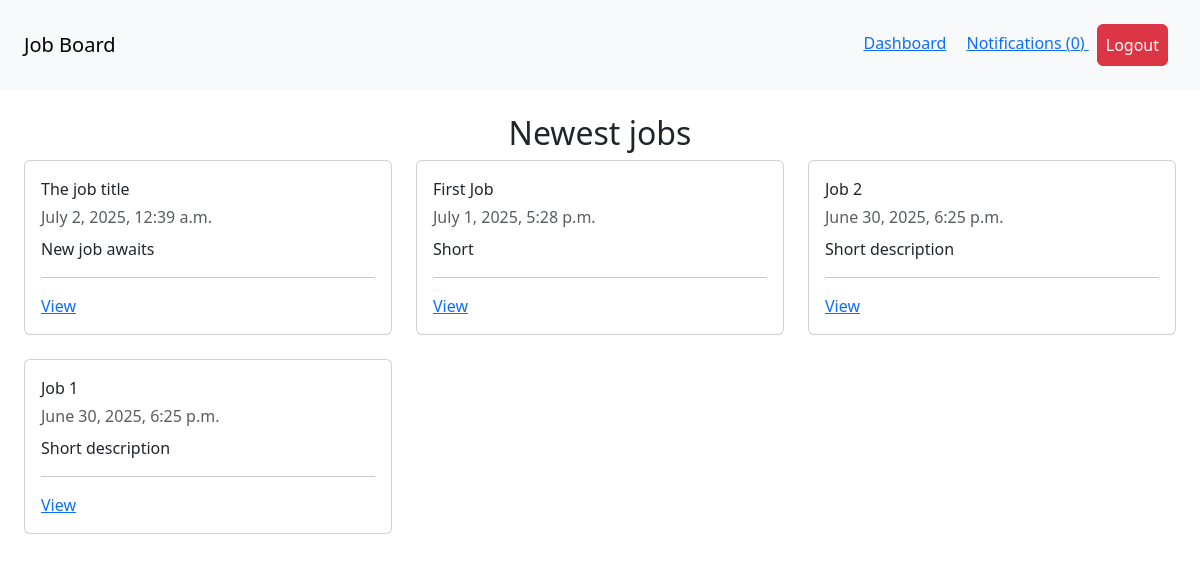
/ (signed in), run on the app's committed database.
### job/models.py (models this page shows, shortened)
class Job(models.Model):
  SIZE_1_9 = 'size_1-9'
  SIZE_10_49 = 'size_10-49'
  SIZE_50_99 = 'size_50-99'
  SIZE_100 = 'size_100'
  CHOICES_SIZE = (
    (SIZE_1_9, '1-9'),
    (SIZE_10_49, '10-49'),
    (SIZE_50_99, '50-99'),
    (SIZE_100, '100+'),
  )
  title = models.CharField(max_length=255)
  short_description = models.TextField()
  long_description = models.TextField(blank=True, null=True)
  company_name = models.CharField(max_length=255)
  company_address = models.CharField(max_length=255, blank=True, null=True)
  company_zipcode = models.CharField(max_length=255, blank=True, null=True)
  company_place = models.CharField(max_length=255, blank=True, null=True)
  company_country = models.CharField(max_length=255, blank=True, null=True)
  company_size = models.CharField(max_length=20, choices=CHOICES_SIZE, default=SIZE_1_9)
  created_by = models.ForeignKey(User, on_delete=models.CASCADE, related_name='jobs')
  created_at = models.DateTimeField(auto_now_add=True)
  changed_at = models.DateTimeField(auto_now=True)

### core/views.py (the view)
# urls.py: path('', frontpage, name='frontpage'),
def frontpage(request):
  jobs = Job.objects.order_by('-created_at')
  return render(request, 'core/frontpage.html', {
    'jobs': jobs
  })

### notification/context_processors.py (called while the page is built)
def notifications(request):
  if request.user.is_authenticated:
    return {'notifications': request.user.notifications.filter(is_read=False)}
  else:
    return {'notifications': []}

### core/templates/core/frontpage.html
{% extends 'core/base.html'%}
{%block content%}
<h2 class="text-center">Newest jobs</h2>
<div class="row">
  {%for job in jobs%}
  <div class="col-4 mb-4">
    <div class="card">
      <div class="card-body">
        <p class="card-title">{{job.title}}</p>
        <p class="card-subtitle mb-2 text-body-secondary">{{job.created_at}}</p>
        <p class="card-text">{{job.short_description}}</p>
        <hr>
        <a href="{%url 'job_detail' job.id%}">View</a>
      </div>
    </div>
  </div>
 {%endfor%}
</div>
{%endblock%}

### data on the page
Job: title "The job title", created_at "July 2, 2025, 12:39 a.m.", short_description "New job awaits"
Job: title "First Job", created_at "July 1, 2025, 5:28 p.m.", short_description "Short"
Job: title "Job 2", created_at "June 30, 2025, 6:25 p.m.", short_description "Short description"
Job: title "Job 1", created_at "June 30, 2025, 6:25 p.m.", short_description "Short description"

### other printed values
{{ notifications.count }} "0"
